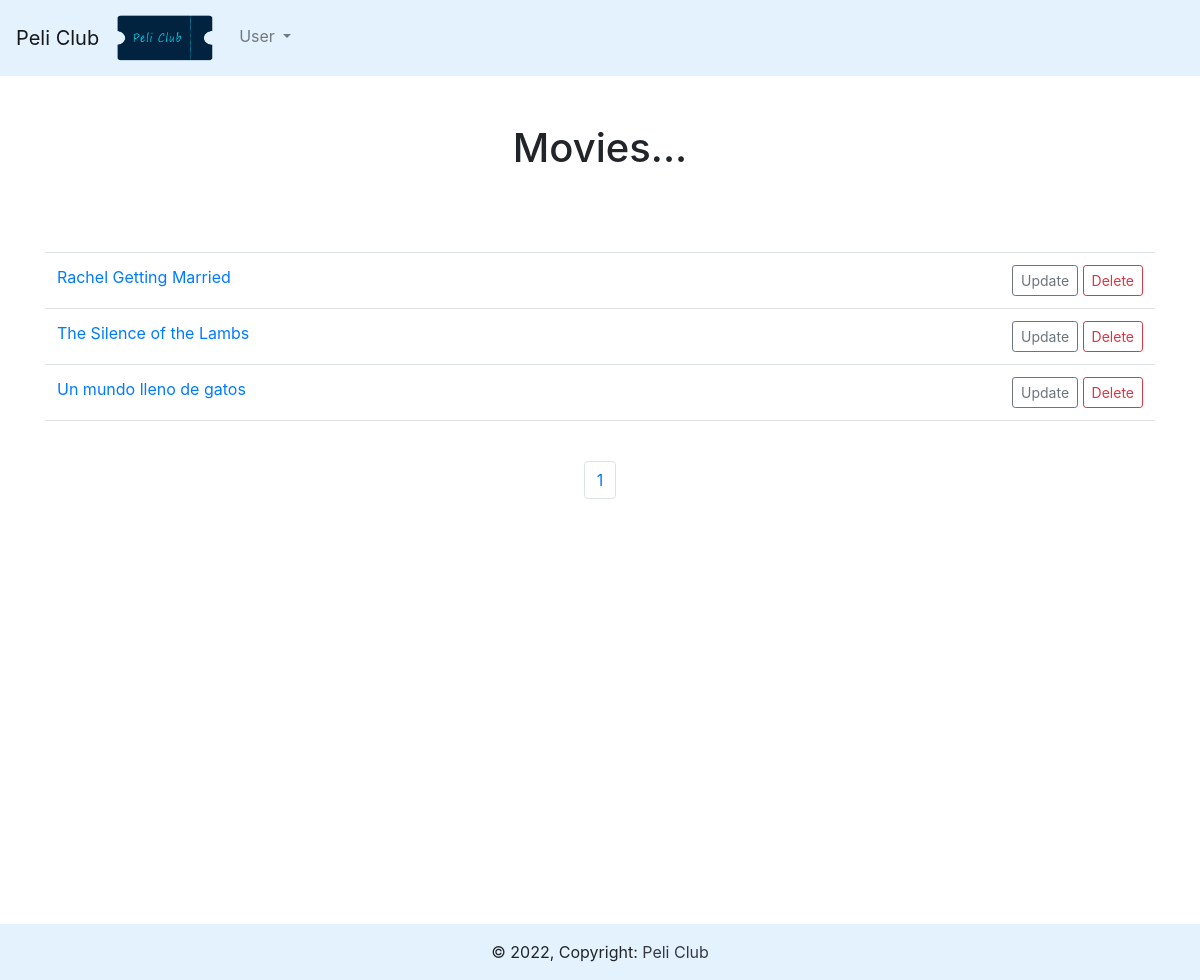
The page /list_movies on the database its author committed.
### movies/models.py (models this page shows)
class Movie(models.Model):
   title_movie = models.CharField(max_length=32)
   director= models.ForeignKey(Director, on_delete=models.SET_NULL, null=True)
   summary= models.TextField(blank=True)
   release_date=models.DateField(null=True, blank=True)
   genre=models.ManyToManyField(Genre)
   movie_image=models.ImageField(null=True, blank=True, upload_to="images/")
   def __str__(self):
      return self.title_movie

### movies/views.py (the view)
# urls.py: path('list_movies', views.list_movies, name="list-movies"),
def list_movies(request):
   movie_list = Movie.objects.all()
   p = Paginator(Movie.objects.all(), 25)
   page = request.GET.get('page')
   movies = p.get_page(page)
   nums="a" * movies.paginator.num_pages
   return render(request, 'movies/movie.html',
    {'movie_list':movie_list,
    'movies':movies,
    'nums':nums})

### movies/templates/movies/movie.html (shortened to what this page needs)
{% extends 'movies/base.html' %}
{% block content %}
 <br>
  <center>
  <h1>Movies...</h1>
  <table class="table table-hover border-bottom">
  {%for movie in movies%}
    <tr>
      <td>
        <a href="{% url 'show-movie' movie.id%}">{{movie}}</a>
     </td>
     <td align="right">
      <a href="{% url 'update-movie' movie.id%}" class="btn btn-outline-secondary btn-sm my-2 my-sm-0" type="submit">Update</a>
      <a class="btn btn-sm btn-outline-danger"  href="#" data-toggle="modal" data-target="#exampleModal-{{ movie.id }}" data-id="{{ movie.id }}">Delete</a>
    </td>
    <br/>
  {% endfor %}
</tr>
  </table>
  </center>
<br/>
<nav aria-label="Page navigation example">
  <ul class="pagination justify-content-center">
{% for i in nums %}
	<li class="page-item"><a class="page-link" href="?page={{ forloop.counter }}">{{ forloop.counter }}</a></li>
{% endfor %}
{% endblock %}

### rows shown on the page
Movie: title_movie "Rachel Getting Married"
Movie: title_movie "The Silence of the Lambs"
Movie: title_movie "Un mundo lleno de gatos"
